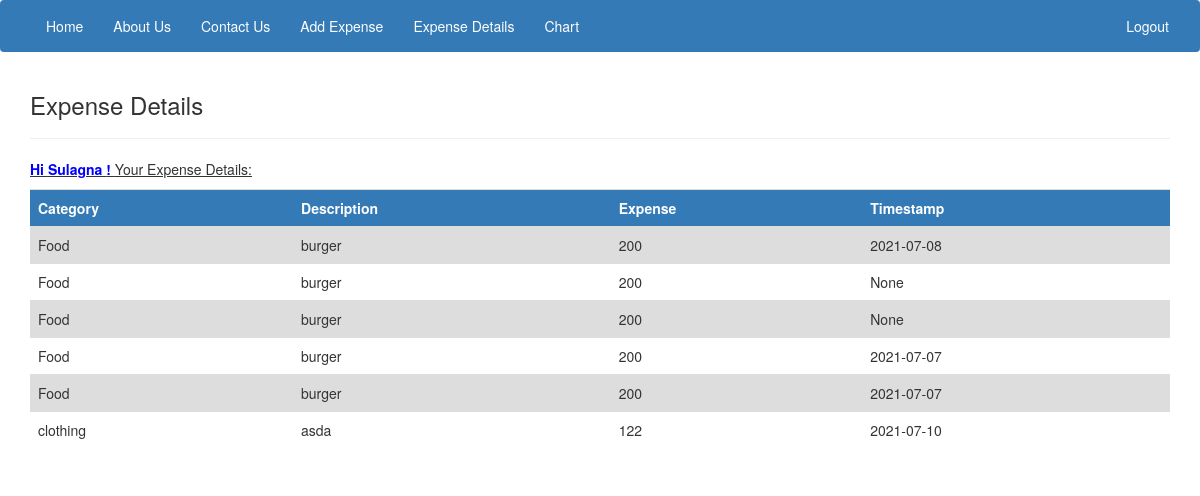
The page /data (signed in) on the database its author committed.
### models.py (models this page shows)
class User(UserMixin, db.Model):
    id = db.Column(db.Integer, primary_key=True) # primary keys are required by SQLAlchemy
    email = db.Column(db.String(100), unique=True)
    password = db.Column(db.String(100))
    name = db.Column(db.String(1000))

class Expense(UserMixin, db.Model):
    id = db.Column(db.Integer, primary_key=True)
    userid = db.Column(db.Integer, db.ForeignKey("user.id"))
    category = db.Column(db.String(30))
    desc = db.Column(db.String(500))
    expense = db.Column(db.Integer)
    datetime=db.Column(db.String(500))

### main.py (the view)
@main.route('/data') # profile page that return 'profile'
@login_required
def data():
    userid = current_user.get_id()
    full_data = Expense.query.filter_by(userid=userid)
    return render_template('data.html',data=full_data,name=current_user.name)

### templates/data.html (shortened to what this page needs)
{% extends "base.html" %}
{% block content %}
<div class="back">
  <div class="div-center">
    <div class="content">
      <h3>Expense Details</h3>
      <hr />
    <p id="bigtxt" style="text-decoration: underline;"><span style="font-weight: bold; color:blue;text-decoration: none;">Hi {{name}} ! </span> Your Expense Details:  </p>
              <div class="table-responsive">
        <table class="table table-sm table-dark">
        <tr class="bg-primary">
            <th>Category</th>
            <th>Description</th>
            <th>Expense</th>
            <th>Timestamp</th>
        </tr>
        {% for i in data %}
            <tr>
                <td>{{i.category}}</td>
                <td>{{i.desc}}</td>
                <td>{{i.expense}}</td>
                <td>{{i.datetime}}</td>
            </tr>
        {% endfor %}
        </table>
		</div>
    </div>
  </div>
  </div>
{% endblock %}

### rows shown on the page
User: name "Sulagna"
Expense: category "Food", desc "burger", expense "200", datetime "2021-07-08"
Expense: category "Food", desc "burger", expense "200", datetime "None"
Expense: category "Food", desc "burger", expense "200", datetime "None"
Expense: category "Food", desc "burger", expense "200", datetime "2021-07-07"
Expense: category "Food", desc "burger", expense "200", datetime "2021-07-07"
Expense: category "clothing", desc "asda", expense "122", datetime "2021-07-10"
